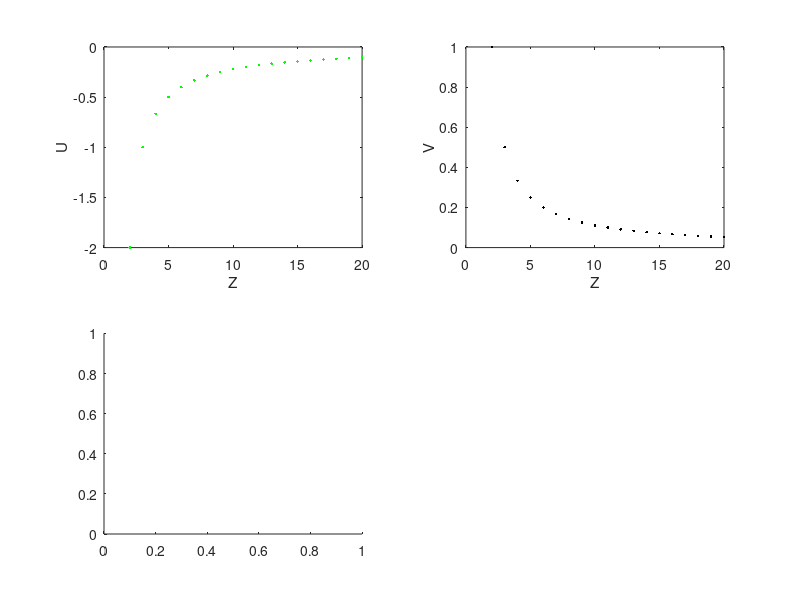

This figure's MATLAB source: (Note: this script raises an error after producing the figure.)
function UVAngle

close all  
h = 1;
X = 2;
Y = 0;
Z = 2:20;

lambda = 1;
alpha = 0;
alpha = deg2rad(alpha);

[X,Z] = meshgrid(X,Z);

Up = getU(0,0,100000,lambda,alpha,h)
Vp = getV(0,0,100000,lambda,alpha,h)
Vp_calc = lambda*tan(alpha);

subplot(2,2,1)
U = getU(X,Y,Z,lambda,alpha,h); 
plot(Z(:),U(:),'g.')
xlabel('Z'); ylabel('U')

subplot(2,2,2)
V = getV(X,Y,Z,lambda,alpha,h);
plot(Z(:),V(:),'k.')
xlabel('Z'); ylabel('V')

subplot(2,2,3)
tanPhi = (V-Vp)./(U-Up);
phi = wrapTo360(atan(tanPhi));
plot(Z(:),phi(:),'.');
xlabel('Z');
ylabel('\phi');
ylim([0,2*pi])

subplot(2,2,4)
plot(U(:),V(:),'r.-')
xlabel('U');
ylabel('V');
%axis equal
grid on
%set(gca,'Ydir','reverse'
Umax = max(abs(min(U(:))),abs(max(U(:))));
xlim([-Umax, Umax])
Vmax = max(abs(min(V(:))),abs(max(V(:))));
ylim([-Vmax, Vmax])

end


function U = getU(X,Y,Z,lambda,alpha,h)
    U = (lambda.*X) ./...
        (lambda - Z.*cos(alpha) - (Y-h).*sin(alpha));
end

function V = getV(X,Y,Z,lambda,alpha,h)
    V = (lambda.*(-Z.*sin(alpha) + (Y-h).*cos(alpha))) ./...
         (lambda - Z.*cos(alpha) - (Y-h).*sin(alpha));
end

% Z IS DOWN ROAD X,Y UP ACROSS ROAD PLANE